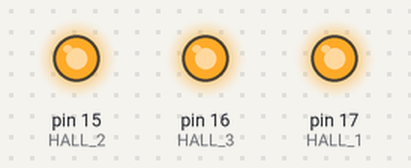
Simulated run of this sketch. Board: Arduino Uno, built with avr-gcc and run on an emulated ATmega328P. Parts: output pins drawn as LEDs (lit = HIGH).

Above: at 0.55 s.
At 3.25 s:
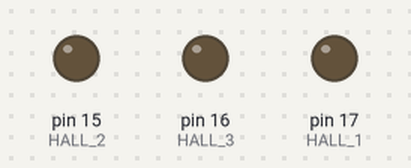
Timing chart, 0 to 3.5 s (numbered marks = the images above):
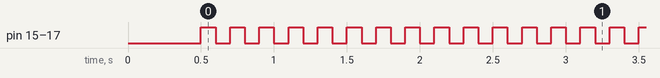

Measured:
- by itself, pin 15 (HALL_2), pin 16 (HALL_3), pin 17 (HALL_1): alternates HIGH for 0.10 s and LOW for 0.10 s

The sketch:

testBoard_digitalwrite.ino
```cpp
// test D15, D16, D17 as output pins

#define HALL_1 17
#define HALL_2 15
#define HALL_3 16


void setup()
{

  pinMode(HALL_1,OUTPUT);
  pinMode(HALL_2,OUTPUT);
  pinMode(HALL_3,OUTPUT);

  delay(500);

}


void loop()
{
  digitalWrite(HALL_1, HIGH);
  digitalWrite(HALL_2, HIGH);
  digitalWrite(HALL_3, HIGH);
  delay(100);

  digitalWrite(HALL_1, LOW);
  digitalWrite(HALL_2, LOW);
  digitalWrite(HALL_3, LOW);
  delay(100);

}
```
